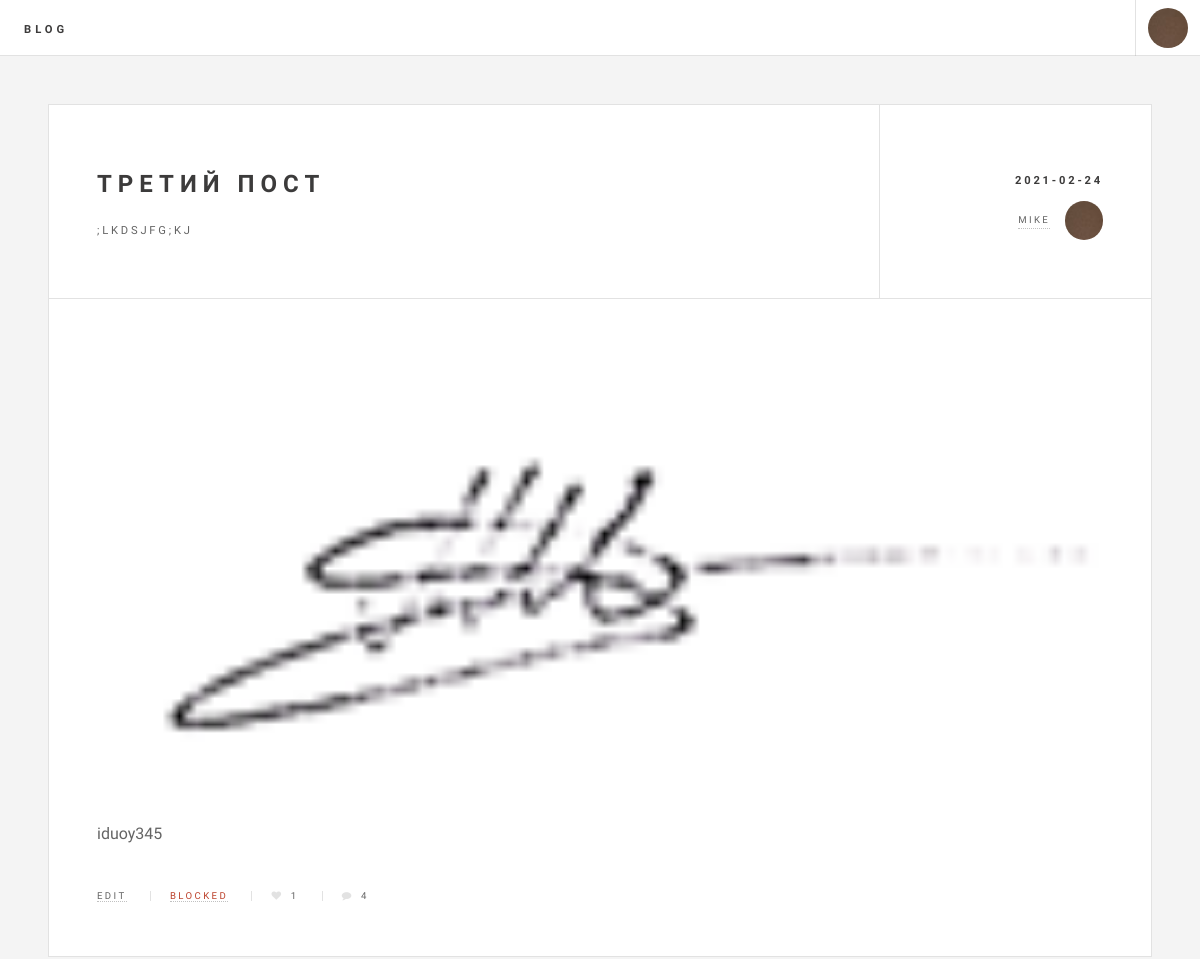
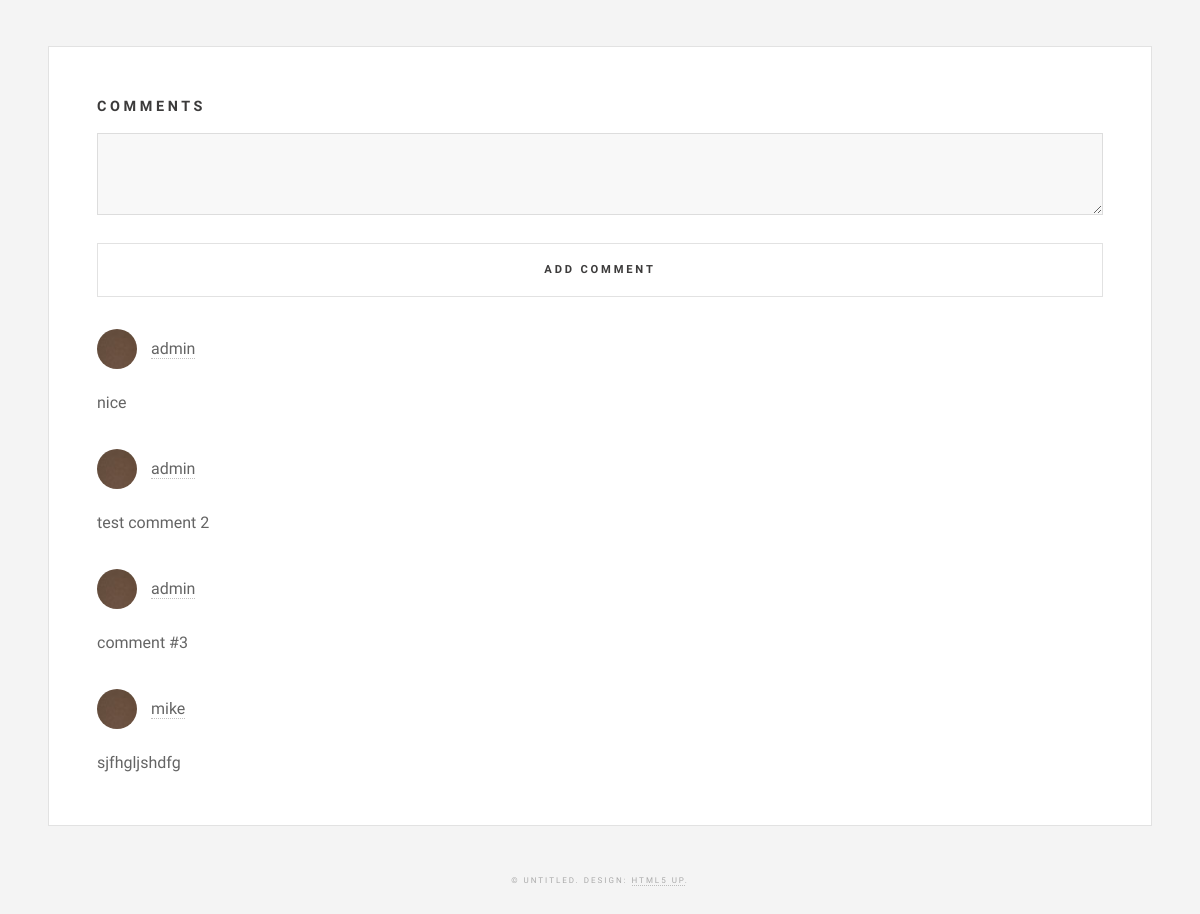
Screenshot of /single.php?post=3 with the database file from the repository (2 pictures, top to bottom).
### tables this page shows
CREATE TABLE `posts` (
  `id` int(11) NOT NULL,
  `title` varchar(255) NOT NULL,
  `subtitle` varchar(255) NOT NULL,
  `created_at` date NOT NULL,
  `resume` text NOT NULL,
  `text` text NOT NULL,
  `img` text NOT NULL,
  `author_id` int(11) NOT NULL
);

CREATE TABLE `users` (
  `id` int(11) NOT NULL,
  `login` varchar(255) NOT NULL,
  `password` varchar(255) NOT NULL,
  `role` int(11) NOT NULL DEFAULT 0
);

CREATE TABLE `likes` (
  `id` int(11) NOT NULL,
  `post_id` int(11) NOT NULL,
  `amount` int(11) NOT NULL
);

CREATE TABLE `comments` (
  `id` int(11) NOT NULL,
  `author_id` int(11) NOT NULL,
  `post_id` int(11) NOT NULL,
  `text` text NOT NULL
);

### single.php (the view, shortened to what this page needs)
<!DOCTYPE HTML>
<?php
include "db.php";
$post = $db->query("SELECT * FROM posts Where id=$_GET[post]")->fetchAll()[0];
$id = $post['id'];
$a_id = $post['author_id'];
$comments = $db->query("SELECT * FROM comments WHERE post_id=$id")->fetchAll(PDO::FETCH_ASSOC);
$author_name = $db->query("SELECT login FROM users WHERE id=$a_id")->fetchAll()[0][0];
$comments_count = $db->query("SELECT count(*) FROM comments WHERE post_id=$id")->fetchAll()[0][0];
$likes_count = $db->query("SELECT amount FROM likes WHERE post_id=$id")->fetchAll()[0][0];
?>
<html>
<head>
  <link rel="stylesheet" href="assets/css/main.css"/>
</head>
<body class="single">
<div id="wrapper">
  <header id="header">
    <h1><a href="index.php">Blog</a></h1>
    <nav class="main">
      <ul>
        <li class="menu user">
          <a href="#menu"><img src="images/avatar.jpg"></a>
        </li>
      </ul>
    </nav>
  </header>
  <div id="main">
    <article class="post">
      <header>
        <div class="title">
          <h2><a href="#"><?= $post["title"] ?></a></h2>
          <p><?= $post['subtitle'] ?></p>
        </div>
        <div class="meta">
          <time class="published" datetime="<?= $post['created_at'] ?>"><?= $post['created_at'] ?></time>
          <a href="#" class="author"><span class="name"><?= $author_name; ?></span><img src="images/avatar.jpg" alt=""/></a>
        </div>
      </header>
      <span class="image featured"><img src="<?= $post['img'] ?>" alt=""/></span>
      <p><?= $post['text'] ?></p>
      <footer>
        <ul class="stats">
          <li><a href="#">Edit</a></li>
          <li><a href="#" class="red">Blocked</a></li>
          <li><a href="#" class="icon fa-heart"><?= $likes_count ?></a></li>
          <li><a href="#" class="icon fa-comment"><?= $comments_count ?></a></li>
        </ul>
      </footer>
    </article>
    <div class="post">
      <section class="comments">
        <h3>Comments</h3>
        <form action="" method="post">
          <textarea name="comment" required></textarea><br>
          <input type="submit" class="button big fit" value="Add Comment">
        </form>
      </section>
      <?php foreach ($comments as $com): ?>
        <article class="comment">
          <div class="comment-autor">
            <a href="#"><img src="images/avatar.jpg"></a>
            <a href="#"><?php
              $user = $db->query("SELECT login FROM users WHERE id=$com[author_id]");
              echo $user->fetchAll()[0][0];
              ?></a>
          </div>
          <p><?= $com['text'] ?></p>
        </article>
      <?php endforeach; ?>
    </div>
  </div>
  <section id="footer">
    <p class="copyright">&copy; Untitled. Design: <a href="http://html5up.net">HTML5 UP</a>.</p>
  </section>
</div>
</body>
</html>

### rows the page displays
posts: title "ТРЕТИЙ ПОСТ", subtitle ";LKDSJFG;KJ", created_at "2021-02-24", author.login "MIKE", img (picture), text "iduoy345", id.amount "1"
comments: author.login "admin", text "nice"
comments: author.login "admin", text "test comment 2"
comments: author.login "admin", text "comment #3"
comments: author.login "mike", text "sjfhgljshdfg"

### other values shown
$comments_count "4"
